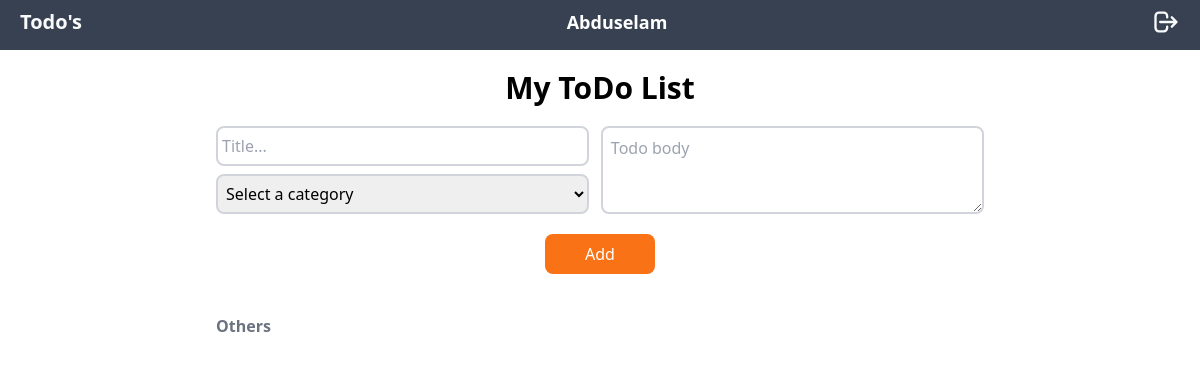
/pages/home/index.php (signed in), run on an earlier commit of the app's database.
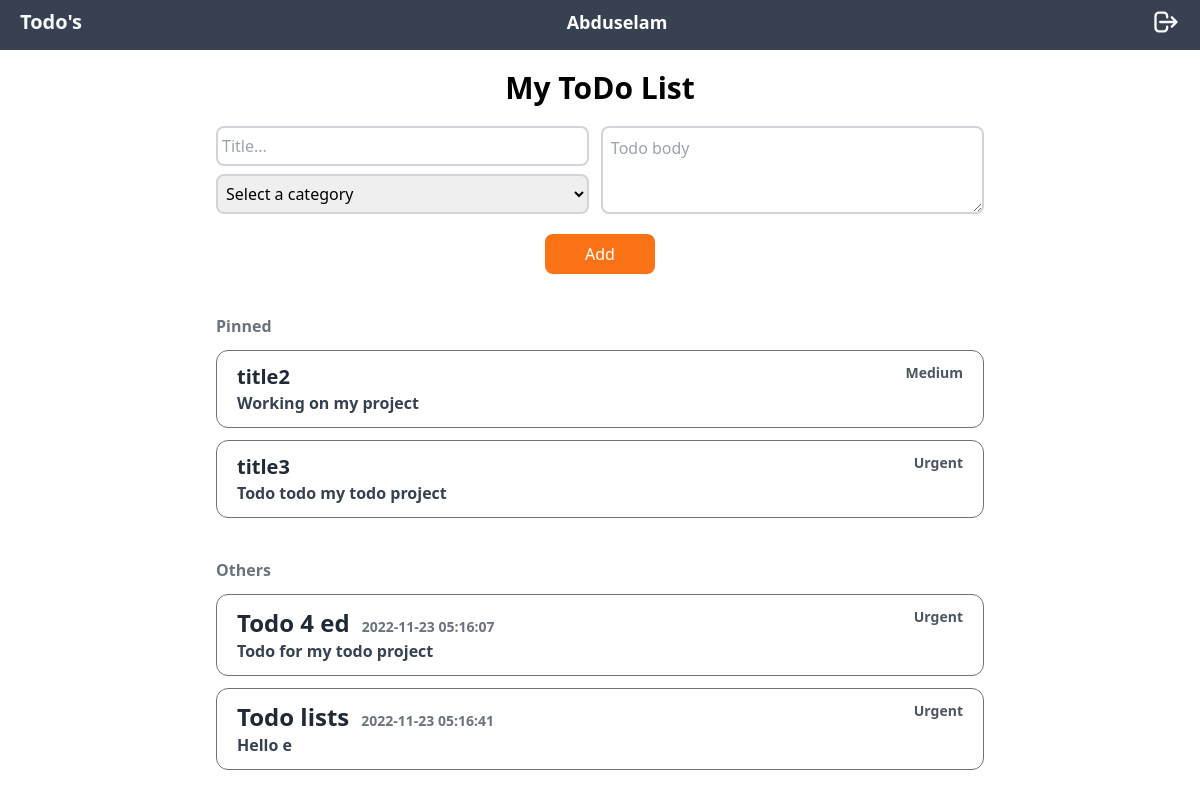
And on a later commit of the database.
### tables this page shows
CREATE TABLE `todos` (
  `id` bigint(20) UNSIGNED NOT NULL,
  `title` varchar(255) NOT NULL,
  `body` longtext NOT NULL,
  `is_pinned` tinyint(1) NOT NULL DEFAULT 0,
  `created_at` timestamp NOT NULL DEFAULT current_timestamp(),
  `updated_at` timestamp NOT NULL DEFAULT current_timestamp(),
  `user_id` bigint(20) UNSIGNED NOT NULL,
  `category_id` bigint(20) UNSIGNED NOT NULL
);

CREATE TABLE `category` (
  `id` bigint(20) UNSIGNED NOT NULL,
  `name` varchar(255) NOT NULL
);

### pages/home/index.php (the view, shortened to what this page needs)
<?php
include_once '../connection.php';
$id = $_SESSION['id'];
$pinnedQuery = "SELECT todos.id as todoID, todos.*,category.* FROM todos INNER JOIN category ON todos.category_id = category.id WHERE (user_id = $id and is_pinned = 1)";
$unpinnedQuery = "SELECT todos.id as todoID, todos.*,category.* FROM todos INNER JOIN category ON todos.category_id = category.id WHERE (user_id = $id and is_pinned = 0)";
$pinnedTodos  = $database->query($pinnedQuery);
$unpinnedTodos  = $database->query($unpinnedQuery);
 ?>
<!DOCTYPE html>
<html lang="en">
<head>
    <script src="https://cdn.tailwindcss.com"></script>
</head>
<body>
    <div class="sticky top-0 left-0 px-5 py-2 bg-gray-700 w-full flex justify-between">
        <div class="text-gray-50 text-xl font-semibold">
            <span>Todo's</span>
        </div>
        <div>
            <span class="text-white font-semibold text-lg">Abduselam</span>
        </div>
        <div class="text-gray-50">
            <form action="controller/logout.php" method="POST">
                <button type="submit">
                    <svg xmlns="http://www.w3.org/2000/svg" class="h-7 w-7" fill="none" viewBox="0 0 24 24" stroke="currentColor">
                        <path stroke-linecap="round" stroke-linejoin="round" stroke-width="2" d="M17 16l4-4m0 0l-4-4m4 4H7m6 4v1a3 3 0 01-3 3H6a3 3 0 01-3-3V7a3 3 0 013-3h4a3 3 0 013 3v1" />
                    </svg>
                </button>
            </form>
        </div>
    </div>
    <div id="myDIV" class="mx-auto md:max-w-3xl sm:max-w-xl w-full px-5 sm:px-0">
        <h2 class="py-5 text-3xl font-semibold text-center">My ToDo List</h2>
        <form method="POST" action="controller/add_new_todo.php">
            <div class="flex justify-between">
                <div class="w-full mr-3 ">
                    <input type="text" name="title" class="w-full  focus:outline-blue-500 p-1 rounded-lg border-2 border-gray-300 h-10" id="myInput" placeholder="Title...">
                    <select name="category" id="" class="w-full mt-2 focus:outline-blue-500 p-1 rounded-lg border-2 border-gray-300 h-10">
                        <option value="" class="text-gray-600">Select a category</option>
                    </select>
                </div>
                <textarea name="body" id="myInput" class="w-full focus:outline-blue-500 p-2 rounded-lg border-2 border-gray-300" placeholder="Todo body"></textarea>
            </div>
            <div class="flex justify-center mt-5 ">
                <button class="px-10 py-2 text-white bg-orange-500 rounded-lg" type="submit" name="submit">Add</button>
            </div>
        </form>
        <div class="mt-10">
            <?php
            if ($pinnedTodos->num_rows != 0) {
                echo '<span class="font-semibold text-gray-500"> Pinned</span>';
                while ($row = $pinnedTodos->fetch_assoc()) {
                    echo '<div class=" group rounded-xl border border-gray-500 px-5 py-3 mt-3">
                    <div class="flex justify-between">
                        <span class="text-xl font-bold text-gray-800">' . $row['title'] . '</span>
                        <span class="text-sm font-semibold text-gray-600">' . $row['name'] . '</span>
                    </div>
                    <p class=" font-semibold text-gray-700">' . $row['body'] . '</p>
                                <input type="text" name="id" value="'.$row['todoID'].'" hidden>
                        <a href="edit.php?id='.$row['todoID'].'" class="pr-5 cursor-pointer">
                        </a>
                                <input type="text" name="id" value="'.$row['todoID'].'" hidden>
                </div>';
                }
            }
            ?>
        </div>
        <div class="my-10">
            <span class="font-semibold text-gray-500"> Others</span>
            <?php
            while ($row = $unpinnedTodos->fetch_assoc()) {
                echo '<div class=" group rounded-xl border border-gray-500 px-5 py-3 mt-3">
                    <div class="flex justify-between">
                        <div class="flex items-baseline">
                            <span class="text-2xl font-bold text-gray-800 pr-3">'.$row['title'].'</span>
                            <span class="text-sm font-semibold text-gray-500">'.$row['created_at'].'</span>
                        </div>
                        <span class="text-sm font-semibold text-gray-600">' . $row['name'] . '</span>
                    </div>
                    <p class=" font-semibold text-gray-700">' . $row['body'] . '</p>
                                <input type="text" name="id" value="'.$row['todoID'].'" hidden>
                        <a href="edit.php?id='.$row['todoID'].'" class="pr-5 cursor-pointer">
                        </a>
                                    <input type="text" name="id" value="'.$row['todoID'].'" hidden>
                </div>';
            }
            ?>
        </div>
</body>
</html>

What changed in the data, as far as the page shows it:
added todos: title "title2", category.name "Medium", body "Working on my project", shown under "My ToDo List"
added todos: title "title3", category.name "Urgent", body "Todo todo my todo project", shown under "My ToDo List"
added todos: title "Todo 4 ed", created_at "2022-11-23 05:16:07", category.name "Urgent", body "Todo for my todo project"
added todos: title "Todo lists", created_at "2022-11-23 05:16:41", category.name "Urgent", body "Hello e"
Also different on the page:
text now shown: "Pinned"
